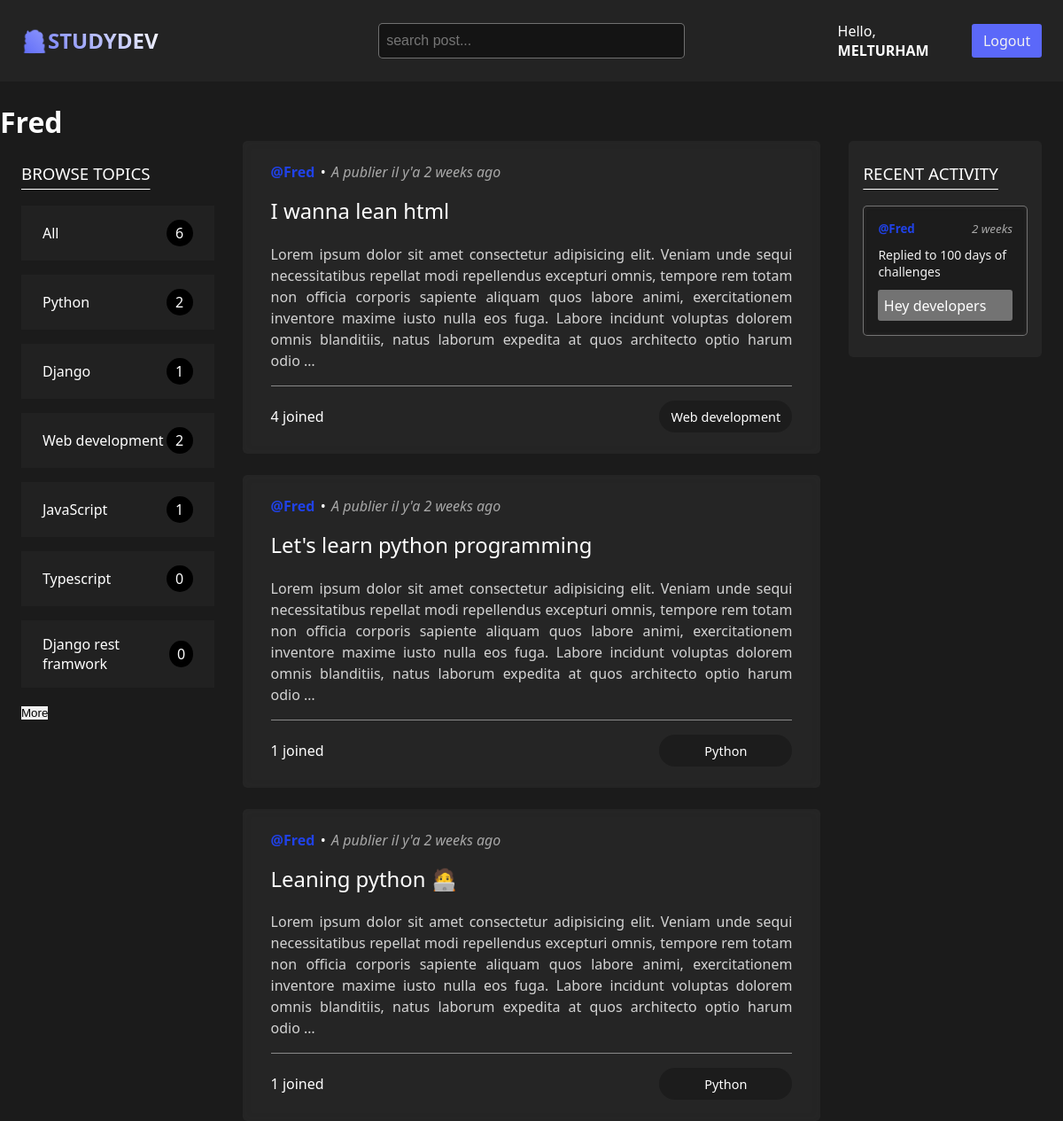
The app's page /profile/2/ (signed in) with its own data.
### base/models.py (models this page shows, shortened)
class Topic(models.Model):
	objects = None
	name = models.CharField(max_length=200)

class Room(models.Model):
	objects = None
	host = models.ForeignKey(User, on_delete=models.SET_NULL, null=True)
	topic = models.ForeignKey(Topic, on_delete=models.SET_NULL, null=True)
	name = models.CharField(max_length=200)
	description = models.TextField(null=True, blank=True)
	participants = models.ManyToManyField(User, related_name='participants', blank=True)
	updated = models.DateTimeField(auto_now=True)
	created = models.DateTimeField(auto_now_add=True)
	class Meta:
		ordering = ['-updated', '-created']
	def __str__(self):
		return self.name

class Message(models.Model):
	objects = None
	user = models.ForeignKey(User, on_delete=models.CASCADE)
	room = models.ForeignKey(Room, on_delete=models.CASCADE)
	body = models.TextField()
	updated = models.DateTimeField(auto_now=True)
	created = models.DateTimeField(auto_now_add=True)
	class Meta:
		ordering = ['-updated', '-created']
	def __str__(self):
		return self.body[0:50]

### base/views.py (the view)
# urls.py: path('profile/<str:pk>/', views.userProfile, name="user_profile"),
def userProfile(request, pk):
    user = User.objects.get(id=pk)
    rooms = user.room_set.all()
    room_messages = user.message_set.all()
    topic = Topic.objects.all()
    topic_count = len(topic)
    context = {'user': user, 'rooms': rooms,
               'room_messages': room_messages, 'topics': topic, 'topic_count': topic_count}
    return render(request, 'base/profile.html', context)

### base/templates/base/profile.html (shortened to what this page needs)
{% extends 'main.html' %}
{% block content %}
<h1>{{user.username}}</h1>
<div class="profile_container ">
    <div class="sidebar">{% include 'base/topics_component.html' %}</div>
    <div class="feed">
        {% include 'base/feed_component.html' %}
    </div>
    <div class="activity">
        {% include 'base/activity_component.html' %}
    </div>
</div>
{% endblock content %}

### templates/navbar.html
<nav class="nav-bar">
  <a aria-label="logo" href='/' class="logo">
    <h1>🧑‍💻STUDYDEV</h1>
  </a>
  <form method='GET' action="{% url 'home' %}">
    <input type='text' name='q' placeholder='search post...' autocomplete='off'/>
  </form>
  <div class="nav-right">
    {% if request.user.is_authenticated %}
   <p>Hello, <span>{{request.user}}</span></p>
  <a class="btn-logout" aria-label="button logout" href="{% url 'logout' %}">Logout</a>
  {% else %}
    <a class="btn-login" aria-label="button login" href="{% url 'login' %}">Login</a>
  {% endif %}
  </div>
</nav>

### base/templates/base/topics_component.html
<h3 class="title-topics">Browse Topics</h3>
<div class="topic-item">
	<a href="{% url 'home' %}">
		<span>All</span>
		<span>{{topics.count}}</span>
	</a>
	{% for topic in topics %}
	<a href="{% url 'home' %}?q={{topic.name}}">
		<span>{{topic.name}}  </span>
		<span>{{topic.room_set.all.count}}</span>
	</a>
	{% endfor %}
	<button class="more"><span>More</span></button>
</div>

### base/templates/base/feed_component.html
{% for room in rooms %}
<div class="feed-item">
	<div class="feed-item-header">
		<a class="user-name" href="{% url 'user_profile' room.host.id %}"
			>@{{room.host.username}}
		</a>
		&bullet;
		<p>A publier il y'a {{room.created|timesince}} ago</p>
	</div>
	<div class="feed-item-body">
		<h5>
			<a href="{% url 'room' room.id  %}">{{room.name}}</a>
		</h5>
		<p>{{room.description | truncatewords:50}}</p>
	</div>
	<div class="feed-item-footer">
		<div>
			<span>{{room.participants.all.count}} joined</span>
		</div>
		<small>{{room.topic.name}}</small>
	</div>
</div>
{% endfor %}

### base/templates/base/activity_component.html
<h3 class="activity-title">Recent activity</h3>
{% for message in room_messages %}
<div class="message">
	<small>
		<a class="user-name" href="{% url 'user_profile' message.user.id %}">
			@{{message.user}}
		</a>
		<span class="created-time">{{message.created|timesince}}</span>
	</small>
	<a class="message-room" href="{% url 'room' message.user.id %}">replied to {{message.room}}</a>
	<p>{{message | truncatewords:6}}</p>
</div>
{% endfor %}

### base/templates/base/profile.html (style rules this page uses)
.profile_container { display:grid; grid-template-columns: 1fr 3fr 1fr; gap:2rem; padding: 0 1.5rem; }

### records on screen
Topic: name "Python", room_set.all.count "2"
Topic: name "Django", room_set.all.count "1"
Topic: name "Web development", room_set.all.count "2"
Topic: name "JavaScript", room_set.all.count "1"
Topic: name "Typescript", room_set.all.count "0"
Topic: name "Django rest framwork", room_set.all.count "0"
Room: host.username "Fred", created "2 weeks", name "I wanna lean html", description "Lorem ipsum dolor sit amet consectetur adipisicing elit. Veniam unde sequi necessitatibus repellat modi repellendus excepturi omnis, tempore rem totam non officia corporis sapiente aliquam quos labore animi, exercitationem inventore maxime iusto nulla eos fuga. Labore incidunt voluptas dolorem omnis blanditiis, natus laborum expedita at quos architecto optio harum odio …", participants.all.count "4", topic.name "Web development"
Room: host.username "Fred", created "2 weeks", name "Let's learn python programming", description "Lorem ipsum dolor sit amet consectetur adipisicing elit. Veniam unde sequi necessitatibus repellat modi repellendus excepturi omnis, tempore rem totam non officia corporis sapiente aliquam quos labore animi, exercitationem inventore maxime iusto nulla eos fuga. Labore incidunt voluptas dolorem omnis blanditiis, natus laborum expedita at quos architecto optio harum odio …", participants.all.count "1", topic.name "Python"
Room: host.username "Fred", created "2 weeks", name "Leaning python 🧑‍💻", description "Lorem ipsum dolor sit amet consectetur adipisicing elit. Veniam unde sequi necessitatibus repellat modi repellendus excepturi omnis, tempore rem totam non officia corporis sapiente aliquam quos labore animi, exercitationem inventore maxime iusto nulla eos fuga. Labore incidunt voluptas dolorem omnis blanditiis, natus laborum expedita at quos architecto optio harum odio …", participants.all.count "1", topic.name "Python"
Message: user "Fred", created "2 weeks", room "100 days of challenges", body "Hey developers"

### other values on screen
{{ request.user }} "MELTURHAM"
{{ user.username }} "Fred"
{{ topics.count }} "6"
